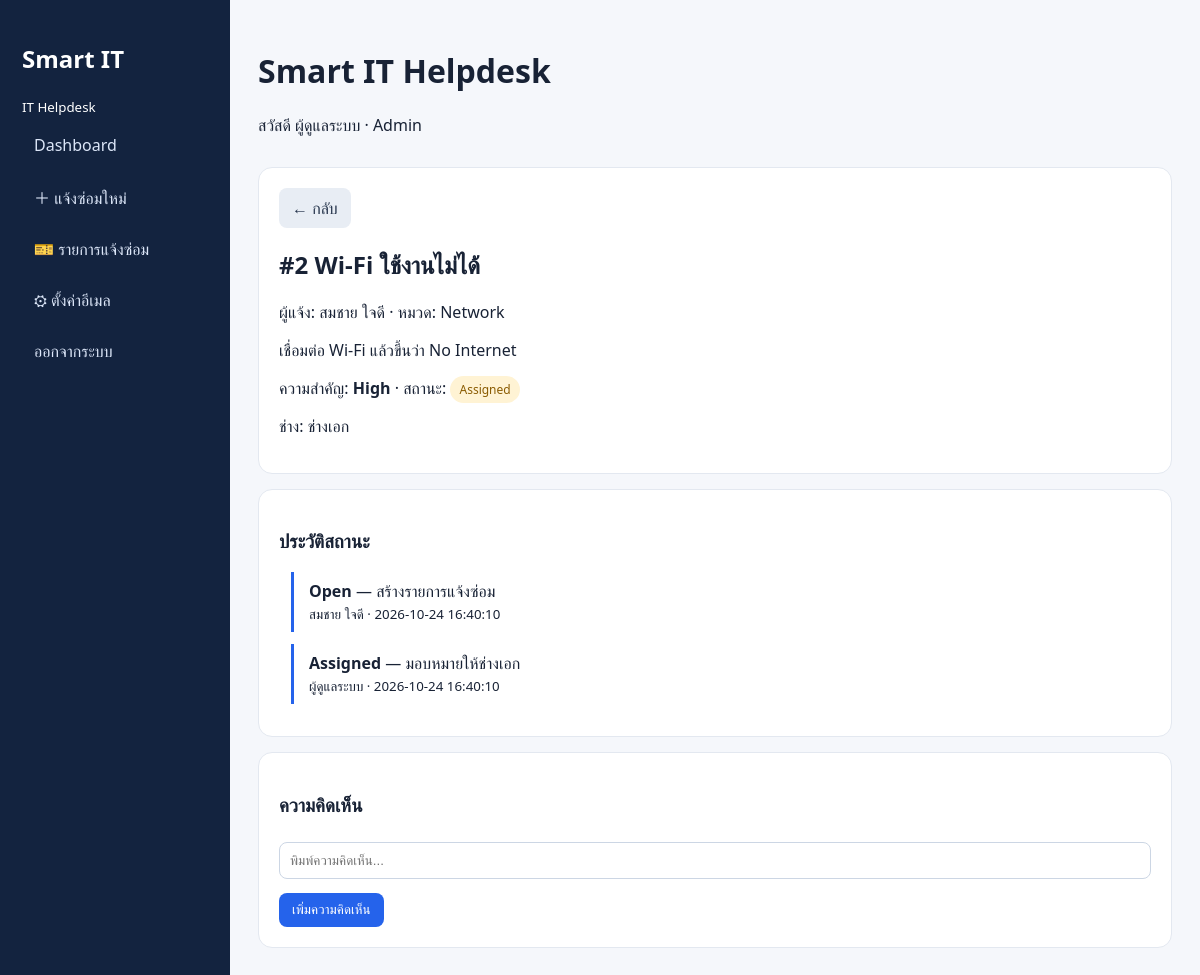
The app's page /index.php?view=2 (signed in) with its own data.
### tables this page shows
CREATE TABLE tickets (
  id INT AUTO_INCREMENT PRIMARY KEY,
  user_id INT NOT NULL,
  technician_id INT NULL,
  category_id INT NULL,
  title VARCHAR(255) NOT NULL,
  description TEXT NOT NULL,
  priority ENUM('Low','Medium','High') NOT NULL DEFAULT 'Medium',
  status ENUM('Open','Assigned','InProgress','Resolved','Closed') NOT NULL DEFAULT 'Open',
  attachment VARCHAR(255) NULL,
  created_at TIMESTAMP DEFAULT CURRENT_TIMESTAMP,
  updated_at TIMESTAMP DEFAULT CURRENT_TIMESTAMP ON UPDATE CURRENT_TIMESTAMP,
  FOREIGN KEY (user_id) REFERENCES users(id),
  FOREIGN KEY (technician_id) REFERENCES users(id) ON DELETE SET NULL,
  FOREIGN KEY (category_id) REFERENCES categories(id) ON DELETE SET NULL
);

CREATE TABLE users (
  id INT AUTO_INCREMENT PRIMARY KEY,
  name VARCHAR(150) NOT NULL,
  email VARCHAR(190) NOT NULL UNIQUE,
  password_hash VARCHAR(255) NOT NULL,
  role ENUM('User','Technician','Admin') NOT NULL DEFAULT 'User',
  created_at TIMESTAMP DEFAULT CURRENT_TIMESTAMP
);

CREATE TABLE categories (
  id INT AUTO_INCREMENT PRIMARY KEY,
  name VARCHAR(100) NOT NULL UNIQUE
);

CREATE TABLE ticket_logs (
  id INT AUTO_INCREMENT PRIMARY KEY,
  ticket_id INT NOT NULL,
  user_id INT NOT NULL,
  old_status VARCHAR(30) NULL,
  new_status VARCHAR(30) NOT NULL,
  note TEXT NULL,
  created_at TIMESTAMP DEFAULT CURRENT_TIMESTAMP,
  FOREIGN KEY (ticket_id) REFERENCES tickets(id) ON DELETE CASCADE,
  FOREIGN KEY (user_id) REFERENCES users(id) ON DELETE CASCADE
);

### index.php (the view, shortened to what this page needs)
<?php
require_once __DIR__.'/config/db.php';
 ?>
 </div></body></html><?php exit;
$me=$_SESSION['user'];
function h($x){return htmlspecialchars($x??'',ENT_QUOTES,'UTF-8');}
?>
<!doctype html><html lang="th"><head><meta charset="utf-8"><meta name="viewport" content="width=device-width"><title>Smart IT Helpdesk</title></head><body>
<aside class="side"><h2>Smart IT</h2><small>IT Helpdesk</small><a href="index.php">Dashboard</a><a href="index.php?create=1">＋ แจ้งซ่อมใหม่</a><a href="index.php?tickets=1">🎫 รายการแจ้งซ่อม</a><?php if($me['role']==='Admin'): ?><a href="admin_settings.php">⚙ ตั้งค่าอีเมล</a><?php endif; ?><a href="index.php?logout=1">ออกจากระบบ</a></aside>
<main class="main"><div class="top"><div><h1>Smart IT Helpdesk</h1><p>สวัสดี <?=h($me['name'])?> · <?=h($me['role'])?></p></div></div>
<?php if(isset($_GET['create'])):?>
<div class="card"><h2>แจ้งซ่อมใหม่</h2><form method="post"><label>หัวข้อ</label><input name="title" required><label>หมวดหมู่</label><select name="category"><?php foreach($pdo->query("SELECT * FROM categories") as $c):?><option value="<?=$c['id']?>"><?=h($c['name'])?></option><?php endforeach;?></select><div class="two"><div><label>ความสำคัญ</label><select name="priority"><option>Low</option><option selected>Medium</option><option>High</option></select></div></div><label>รายละเอียด</label><textarea name="description" required></textarea><button class="btn" name="create">ส่งรายการแจ้งซ่อม</button></form></div>
<?php elseif(isset($_GET['view'])):
 $s=$pdo->prepare("SELECT t.*,c.name category,u.name username,u.email,te.name tech FROM tickets t LEFT JOIN categories c ON c.id=t.category_id JOIN users u ON u.id=t.user_id LEFT JOIN users te ON te.id=t.technician_id WHERE t.id=?");$s->execute([$_GET['view']]);$t=$s->fetch();
?>
<div class="card"><a class="btn gray" href="index.php">← กลับ</a><h2>#<?=$t['id']?> <?=h($t['title'])?></h2><p>ผู้แจ้ง: <?=h($t['username'])?> · หมวด: <?=h($t['category'])?></p><p><?=h($t['description'])?></p><p>ความสำคัญ: <b><?=h($t['priority'])?></b> · สถานะ: <span class="badge <?=strtolower($t['status'])?>"><?=h($t['status'])?></span></p><p>ช่าง: <?=h($t['tech']?:'ยังไม่มอบหมาย')?></p>
</div>
<div class="card"><h3>ประวัติสถานะ</h3><?php $q=$pdo->prepare("SELECT l.*,u.name FROM ticket_logs l JOIN users u ON u.id=l.user_id WHERE ticket_id=? ORDER BY l.id");$q->execute([$t['id']]);foreach($q as $l):?><div class="log"><b><?=h($l['new_status'])?></b> — <?=h($l['note'])?><br><small><?=h($l['name'])?> · <?=$l['created_at']?></small></div><?php endforeach;?></div>
<div class="card"><h3>ความคิดเห็น</h3><form method="post"><input name="comment" placeholder="พิมพ์ความคิดเห็น..." required><button class="btn" name="comment">เพิ่มความคิดเห็น</button></form></div>
<?php endif;?></main></body></html>

### index.php (style rules this page uses)
* { box-sizing:border-box }
body { margin:0;font-family:Segoe UI,Arial;background:#f5f7fb;color:#182235 }
.side { position:fixed;width:230px;height:100%;background:#13233f;color:white;padding:22px }
.side a { display:block;color:#dce6f8;text-decoration:none;padding:12px;border-radius:8px;margin:5px 0 }
.main { margin-left:230px;padding:28px;max-width:1250px }
.top { display:flex;justify-content:space-between }
.card { background:#fff;padding:20px;border:1px solid #e3e8f0;border-radius:14px;margin:15px 0 }
.btn { display:inline-block;padding:9px 13px;background:#2563eb;color:#fff;border:0;border-radius:8px;text-decoration:none }
.gray { background:#e8edf4;color:#27364d }
.badge { padding:5px 9px;border-radius:20px;font-size:12px }
.assigned { background:#fff3d4;color:#8a5b00 }
input,textarea,select { width:100%;padding:10px;border:1px solid #ccd6e4;border-radius:8px;margin:6px 0 14px }
.log { border-left:3px solid #2563eb;padding:8px 15px;margin:12px }

### records on screen
tickets: id "2", title "Wi-Fi ใช้งานไม่ได้", user.name "สมชาย ใจดี", category.name "Network", description "เชื่อมต่อ Wi-Fi แล้วขึ้นว่า No Internet", priority "High", status "Assigned", technician.name "ช่างเอก"
ticket_logs: new_status "Open", note "สร้างรายการแจ้งซ่อม", user.name "สมชาย ใจดี", created_at "2026-10-24 16:40:10"
ticket_logs: new_status "Assigned", note "มอบหมายให้ช่างเอก", user.name "ผู้ดูแลระบบ", created_at "2026-10-24 16:40:10"

### other values on screen
$me['name'] "ผู้ดูแลระบบ"
$me['role'] "Admin"
